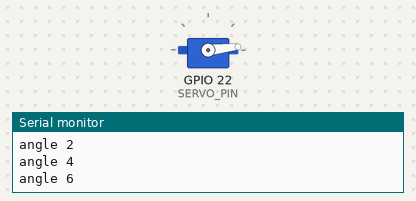
The program below on a simulated ESP32. Shown: servo, the last lines printed to the serial monitor.

Above: at 0.55 s.
At 1.95 s:
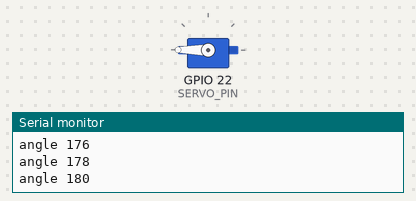
At 3.35 s:
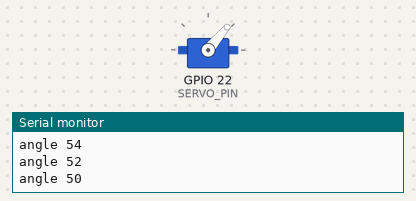
At 6.2 s:
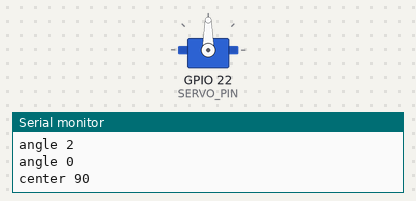
Timing chart, 0 to 8.0 s (numbered marks = the images above):
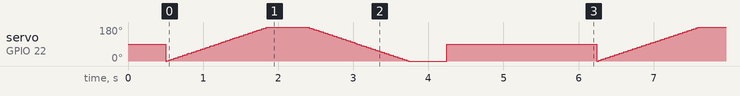

The program:

main.cpp
```cpp
// Minimal servo test — ONE file, no other modules.
// Wire: signal → SERVO_PIN, power → 5V (external supply recommended), GND → GND

#include <Arduino.h>
#include <ESP32Servo.h>

// Change this to match your wiring. Avoid motor pins in rover/config.h (12,14,26,27,32,33).
#define SERVO_PIN 22

Servo servo;

void setup()
{
  Serial.begin(115200);
  delay(500);

  servo.setPeriodHertz(50);
  if (!servo.attach(SERVO_PIN, 500, 2400))
  {
    Serial.println("ERROR: servo attach failed — check pin number");
    return;
  }

  Serial.println("Servo test running.");
  Serial.println("Sweeping 0 -> 180 -> 90. Watch the horn move.");
}

void loop()
{
  for (int angle = 0; angle <= 180; angle += 2)
  {
    servo.write(angle);
    Serial.printf("angle %d\n", angle);
    delay(15);
  }
  delay(500);

  for (int angle = 180; angle >= 0; angle -= 2)
  {
    servo.write(angle);
    Serial.printf("angle %d\n", angle);
    delay(15);
  }
  delay(500);

  servo.write(90);
  Serial.println("center 90");
  delay(2000);
}
```
